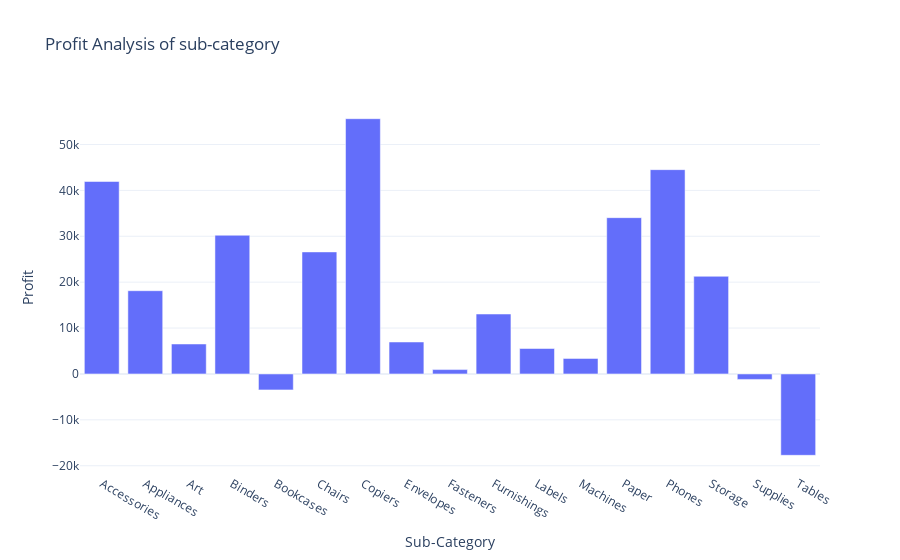

The notebook cell this image was saved under:
### Markdown cell above
# Profit by Sub-Category

### Code cell
profit_by_subcategory = data.groupby('Sub-Category')['Profit'].sum().reset_index()
fig = px.bar(profit_by_subcategory,x='Sub-Category',
              y='Profit',
             title='Profit Analysis of sub-category')
fig.show()

### Figure 1 — Plotly figure (JSON) as saved in the notebook; plotly's stock layout.template omitted (floating-point values rounded to 4 significant figures)
{"data": [{"alignmentgroup": "True", "hovertemplate": "Sub-Category=%{x}<br>Profit=%{y}<extra></extra>", "legendgroup": "", "marker": {"color": "#636efa", "pattern": {"shape": ""}}, "name": "", "offsetgroup": "", "orientation": "v", "showlegend": false, "textposition": "auto", "type": "bar", "x": ["Accessories", "Appliances", "Art", "Binders", "Bookcases", "Chairs", "Copiers", "Envelopes", "Fasteners", "Furnishings", "Labels", "Machines", "Paper", "Phones", "Storage", "Supplies", "Tables"], "xaxis": "x", "y": [41940.0, 18140.0, 6528.0, 30220.0, -3473.0, 26590.0, 55620.0, 6964.0, 949.5, 13060.0, 5546.0, 3385.0, 34050.0, 44520.0, 21280.0, -1189.0, -17730.0], "yaxis": "y"}], "layout": {"autosize": true, "barmode": "relative", "legend": {"tracegroupgap": 0}, "title": {"text": "Profit Analysis of sub-category"}, "xaxis": {"anchor": "y", "autorange": true, "domain": [0, 1], "range": [-0.5, 16.5], "title": {"text": "Sub-Category"}, "type": "category"}, "yaxis": {"anchor": "x", "autorange": true, "domain": [0, 1], "range": [-21800.0, 59690.0], "title": {"text": "Profit"}, "type": "linear"}}}
